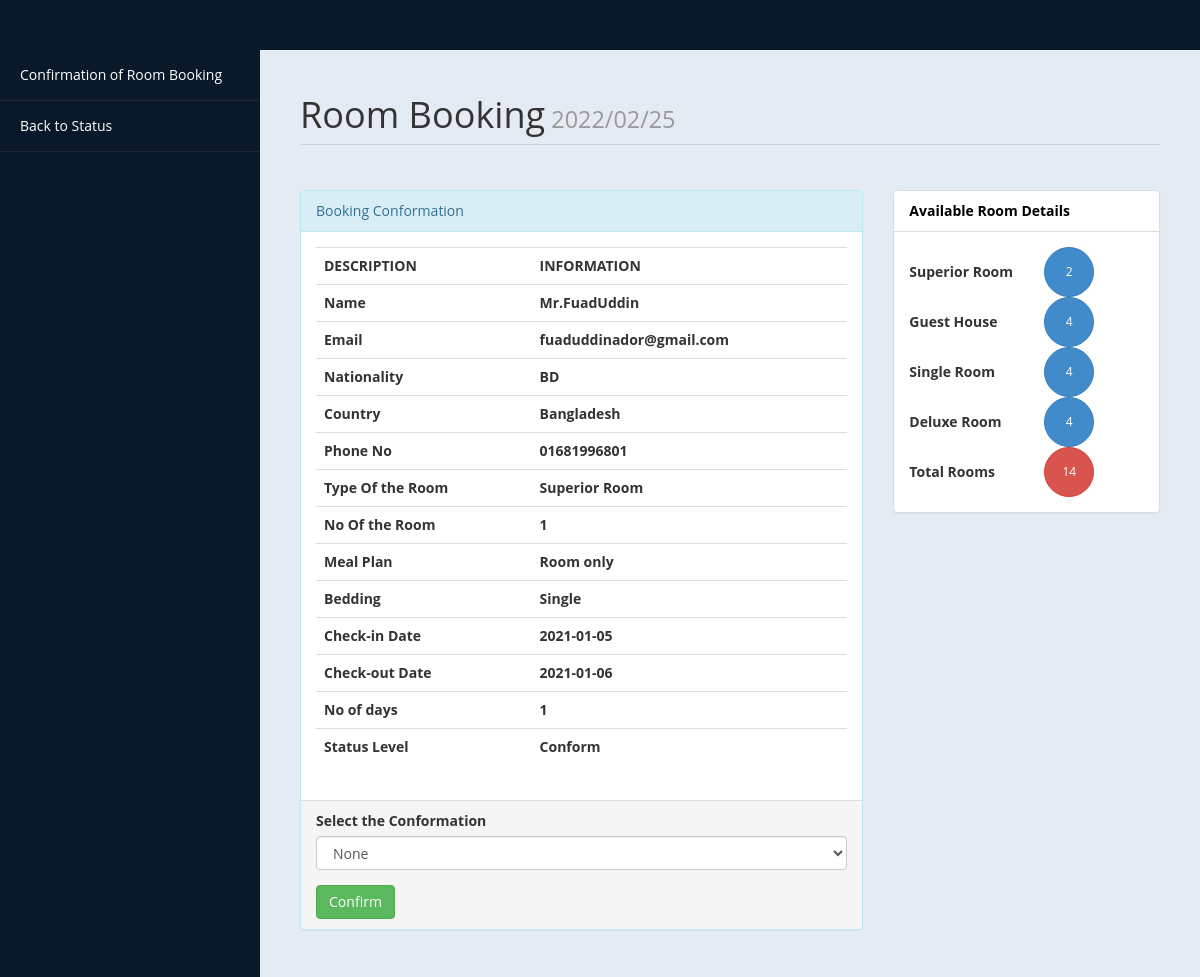
/admin/roombook.php?rid=23, run on the app's committed database.
### tables this page shows
CREATE TABLE `roombook` (
  `id` int(10) UNSIGNED NOT NULL,
  `Title` varchar(5) DEFAULT NULL,
  `FName` text DEFAULT NULL,
  `LName` text DEFAULT NULL,
  `Email` varchar(50) DEFAULT NULL,
  `National` varchar(30) DEFAULT NULL,
  `Country` varchar(30) DEFAULT NULL,
  `Phone` text DEFAULT NULL,
  `TRoom` varchar(20) DEFAULT NULL,
  `Bed` varchar(10) DEFAULT NULL,
  `NRoom` varchar(2) DEFAULT NULL,
  `Meal` varchar(15) DEFAULT NULL,
  `cin` date DEFAULT NULL,
  `cout` date DEFAULT NULL,
  `stat` varchar(15) DEFAULT NULL,
  `nodays` int(11) DEFAULT NULL
);

### admin/roombook.php (the view, shortened to what this page needs)
<?php
if(!isset($_GET["rid"]))
{
header("location:roombook.php");
}
else {
$curdate=date("Y/m/d");
include ('db.php');
$id = $_GET['rid'];
$sql ="Select * from roombook where id = '$id'";
$re = mysqli_query($con,$sql);
while($row=mysqli_fetch_array($re))
{
$title = $row['Title'];
$fname = $row['FName'];
$lname = $row['LName'];
$email = $row['Email'];
$nat = $row['National'];
$country = $row['Country'];
$Phone = $row['Phone'];
$troom = $row['TRoom'];
$nroom = $row['NRoom'];
$bed = $row['Bed'];
$meal = $row['Meal'];
$cin = $row['cin'];
$cout = $row['cout'];
$sta = $row['stat'];
$days = $row['nodays'];
}	}
?>
<!DOCTYPE html>
<html>
<head>
<link href="assets/css/bootstrap.css" rel="stylesheet" />
<link href="assets/css/custom-styles.css" rel="stylesheet" />
</head>
<body>
<div id="wrapper">
<nav class="navbar navbar-default top-navbar" role="navigation">
 </nav>
<nav class="navbar-default navbar-side" role="navigation">
     <div class="sidebar-collapse">
        <ul class="nav" id="main-menu">
         <li>
          <a  href="home.php"><i class="fa fa-dashboard"></i>Confirmation of Room Booking</a>
        </li>
        <li>
        <a href="home.php"><i class="fa fa-desktop"></i>Back to Status </a>
        </li>
        </ul>
  </div>
</nav>
 <div id="page-wrapper">
     <div id="page-inner">
       <div class="row">
         <div class="col-md-12">
           <h1 class="page-header">
              Room Booking<small>	<?php echo  $curdate; ?> </small>
            </h1>
        </div>
<div class="col-md-8 col-sm-8">
    <div class="panel panel-info">
     <div class="panel-heading">
        Booking Conformation
    </div>
    <div class="panel-body">
     <div class="table-responsive">
        <table class="table">
            <tr>
              <th>DESCRIPTION</th>
             <th>INFORMATION</th>
             </tr>
            <tr>
           <th>Name</th>
          <th><?php echo $title.$fname.$lname; ?> </th>
          </tr>
           <tr>
            <th>Email</th>
           <th><?php echo $email; ?> </th>
          </tr>
         <tr>
          <th>Nationality </th>
         <th><?php echo $nat; ?></th>
        </tr>
        <tr>
        <th>Country </th>
        <th><?php echo $country;  ?></th>
        </tr>
        <tr>
       <th>Phone No </th>
        <th><?php echo $Phone; ?></th>
        </tr>
        <tr>
        <th>Type Of the Room </th>
        <th><?php echo $troom; ?></th>
        </tr>
        <tr>
        <th>No Of the Room </th>
        <th><?php echo $nroom; ?></th>
        </tr>
        <tr>
        <th>Meal Plan </th>
        <th><?php echo $meal; ?></th>
        </tr>
        <tr>
        <th>Bedding </th>
         <th><?php echo $bed; ?></th>
        </tr>
										<tr>
                                            <th>Check-in Date </th>
                                            <th><?php echo $cin; ?></th>
                                        </tr>
										<tr>
                                            <th>Check-out Date</th>
                                            <th><?php echo $cout; ?></th>
                                        </tr>
										<tr>
                                            <th>No of days</th>
                                            <th><?php echo $days; ?></th>
                                        </tr>
										<tr>
                                            <th>Status Level</th>
                                            <th><?php echo $sta; ?></th>
                                        </tr>
                                </table>
                            </div>
                        </div>
 <div class="panel-footer">
    <form method="post">
      <div class="form-group">
        <label>Select the Conformation</label>
           <select name="conf"class="form-control">
            <option value selected>	None</option>
          </select>
      </div>
<input type="submit" name="co" value="Confirm" class="btn btn-success">
     </form>
</div>
</div>
</div>
<?php
$rsql ="select * from room";
$rre= mysqli_query($con,$rsql);
$r =0 ;
$sc =0;
$gh = 0;
$sr = 0;
$dr = 0;
while($rrow=mysqli_fetch_array($rre))
{
$r = $r + 1;
$s = $rrow['type'];
if($s=="Superior Room" )
{
$sc = $sc+ 1;
}
if($s=="Guest House")
{
$gh = $gh + 1;
}
if($s=="Single Room" )
{
$sr = $sr + 1;
}
if($s=="Deluxe Room" )
{
$dr = $dr + 1;
}
}
?>
<?php
$csql ="select * from payment";
$cre= mysqli_query($con,$csql);
$cr =0 ;
$csc =0;
$cgh = 0;
$csr = 0;
$cdr = 0;
while($crow=mysqli_fetch_array($cre))
    {
    $cr = $cr + 1;
    $cs = $crow['troom'];
    if($cs=="Superior Room"  )
      {
       $csc = $csc + 1;
      }
     }
?>
<div class="col-md-4 col-sm-4">
  <div class="panel panel-default">
    <div class="panel-heading">
      Available Room Details
    </div>
    <div class="panel-body">
    <table width="200px">
    <tr>
 <td><b>Superior Room	 </b></td>
<td><button type="button" class="btn btn-primary btn-circle"><?php
    $f1 =$sc - $csc;
   if($f1 <=0 )
   {	$f1 = "NO";
        echo $f1;
   }
 else{
  echo $f1;
     }
    ?>
    </button></td>
	</tr>
	<tr>
	<td><b>Guest House</b>	 </td>
	<td><button type="button" class="btn btn-primary btn-circle"><?php
	$f2 =  $gh -$cgh;
	if($f2 <=0 )
	{	$f2 = "NO";
	echo $f2;
	}
	else{
	echo $f2;
	}
?>
        </button></td>
	</tr>
	<tr>
	<td><b>Single Room	 </b></td>
	<td><button type="button" class="btn btn-primary btn-circle"><?php
	$f3 =$sr - $csr;
	if($f3 <=0 )
	{	$f3 = "NO";
	echo $f3;
	}
	else{
	echo $f3;
	}
    ?> </button></td>
	</tr>
	<tr>
	<td><b>Deluxe Room</b>	 </td>
	<td><button type="button" class="btn btn-primary btn-circle"><?php
	$f4 =$dr - $cdr;
	if($f4 <=0 )
	{	$f4 = "NO";
		echo $f4;
	}
	else{
	echo $f4;
	}
	?> </button></td>
	</tr>
	<tr>
	<td><b>Total Rooms	</b> </td>
	<td> <button type="button" class="btn btn-danger btn-circle"><?php
	$f5 =$r-$cr;
    if($f5 <=0 )
	{	$f5 = "NO";
	echo $f5;
    }
	else{
	echo $f5;
	}
	 ?> </button></td>
	</tr>
	</table>
	</div>
                    </div>
					</div>
                </div>
                </div>
         </div>
        </div>
</body>
</html>
</body>
</html>

### admin/assets/css/custom-styles.css (style rules this page uses)
body { font-family: 'Open Sans', sans-serif; }
#wrapper { width: 100%; background:#09192A; }
#page-wrapper { padding: 15px 15px; min-height: 600px; background:#E5EBF2; }
#page-inner { width:100%; margin:10px 20px 10px 0px; background-color:transparent; padding:10px; min-height:1200px; }
h1, .h1, h2, .h2, h3, .h3 { margin-top: 7px; margin-bottom: -5px; }
.page-header { padding-bottom: 9px; margin: 10px 0 45px; border-bottom: 1px solid #C7D1DD; }
.panel-default > .panel-heading { color: #000; background-color: #FFFFFF; border-color: #ddd; font-weight:bold; }
.top-navbar { margin:0px; }
.sidebar-collapse , .sidebar-collapse .nav { background:none; }
.sidebar-collapse .nav { padding:0; }
.sidebar-collapse .nav > li > a { color:#fff; background:transparent; text-shadow:none; }
.sidebar-collapse > .nav > li > a { padding:15px 10px; }
.sidebar-collapse > .nav > li { border-bottom: 1px solid rgba(107, 108, 109, 0.19); }
.navbar-side { border:none; background-color: transparent; }
.top-navbar { background:#09192A; border-bottom:none; }
.navbar-default { border:0px solid black; }
.btn-circle { width: 50px; height: 50px; padding: 6px 0; -webkit-border-radius: 25px; -moz-border-radius: 25px; border-radius: 25px; text-align: center; font-size: 12px; line-height: 1.428571429; }
@media (min-width:768px) { #page-wrapper { margin: 0 0 0 260px; padding: 15px 30px; min-height: 1200px; } }
@media (min-width:768px) { .navbar-side { z-index: 1; position: absolute; width: 260px; } }
@media (min-width:768px) { .navbar { border-radius: 0px; } }

### data on the page
roombook: Title "Mr.", FName "Fuad", LName "Uddin", Email "fuaduddinador@gmail.com", National "BD", Country "Bangladesh", Phone "01681996801", TRoom "Superior Room", NRoom "1", Meal "Room only", Bed "Single", cin "2021-01-05", cout "2021-01-06", nodays "1", stat "Conform"

### other printed values
$f1 "2"
$f2 "4"
$f3 "4"
$f4 "4"
$f5 "14"
